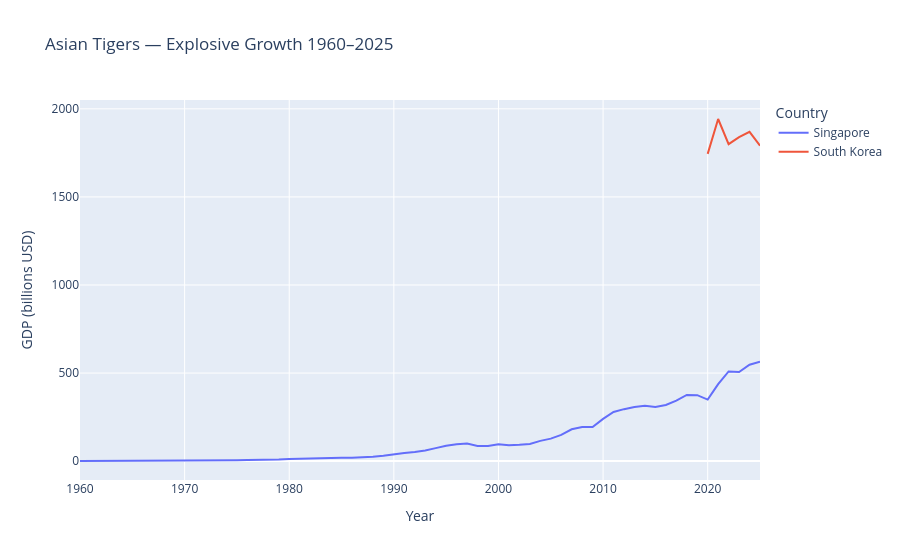

Notebook cell for this chart:
### Code cell
# Asian Tigers
tigers = ['South Korea', 'Singapore', 'Hong Kong SAR, China']
tigers_present = [c for c in tigers if c in full_data['Country'].values]
sel = full_data[full_data['Country'].isin(tigers_present)]
fig = px.line(sel, x='Year', y='GDP', color='Country',
              title='Asian Tigers — Explosive Growth 1960–2025')
fig.update_layout(yaxis_title='GDP (billions USD)')
fig.show()

### Figure 1 — Plotly figure (JSON) as saved in the notebook; plotly's stock layout.template omitted (floating-point values rounded to 4 significant figures)
{"data": [{"hovertemplate": "Country=Singapore<br>Year=%{x}<br>GDP=%{y}<extra></extra>", "legendgroup": "Singapore", "line": {"color": "#636efa", "dash": "solid"}, "marker": {"symbol": "circle"}, "mode": "lines", "name": "Singapore", "orientation": "v", "showlegend": true, "type": "scatter", "x": [1960, 1961, 1962, 1963, 1964, 1965, 1966, 1967, 1968, 1969, 1970, 1971, 1972, 1973, 1974, 1975, 1976, 1977, 1978, 1979, 1980, 1981, 1982, 1983, 1984, 1985, 1986, 1987, 1988, 1989, 1990, 1991, 1992, 1993, 1994, 1995, 1996, 1997, 1998, 1999, 2000, 2001, 2002, 2003, 2004, 2005, 2006, 2007, 2008, 2009, 2010, 2011, 2012, 2013, 2014, 2015, 2016, 2017, 2018, 2019, 2020, 2021, 2022, 2023, 2024, 2025], "xaxis": "x", "y": [0.7, 0.76, 0.83, 0.92, 0.89, 0.97, 1.1, 1.24, 1.43, 1.66, 1.92, 2.26, 2.72, 3.7, 5.22, 5.63, 6.33, 6.62, 7.52, 9.3, 11.9, 14.18, 16.08, 17.78, 19.75, 19.16, 18.59, 20.92, 25.37, 30.47, 36.14, 45.47, 52.13, 60.6, 73.69, 87.81, 96.3, 100.1, 85.73, 86.28, 96.07, 89.79, 92.54, 97.65, 115.0, 127.8, 148.6, 180.9, 193.6, 194.2, 239.8, 279.4, 295.1, 307.6, 314.9, 308.0, 318.8, 343.3, 376.0, 374.4, 349.2, 436.6, 509.0, 505.4, 547.4, 564.8], "yaxis": "y"}, {"hovertemplate": "Country=South Korea<br>Year=%{x}<br>GDP=%{y}<extra></extra>", "legendgroup": "South Korea", "line": {"color": "#EF553B", "dash": "solid"}, "marker": {"symbol": "circle"}, "mode": "lines", "name": "South Korea", "orientation": "v", "showlegend": true, "type": "scatter", "x": [2020, 2021, 2022, 2023, 2024, 2025], "xaxis": "x", "y": [1744.0, 1942.0, 1799.0, 1839.0, 1870.0, 1790.0], "yaxis": "y"}], "layout": {"legend": {"title": {"text": "Country"}, "tracegroupgap": 0}, "title": {"text": "Asian Tigers — Explosive Growth 1960–2025"}, "xaxis": {"anchor": "y", "domain": [0.0, 1.0], "title": {"text": "Year"}}, "yaxis": {"anchor": "x", "domain": [0.0, 1.0], "title": {"text": "GDP (billions USD)"}}}}
